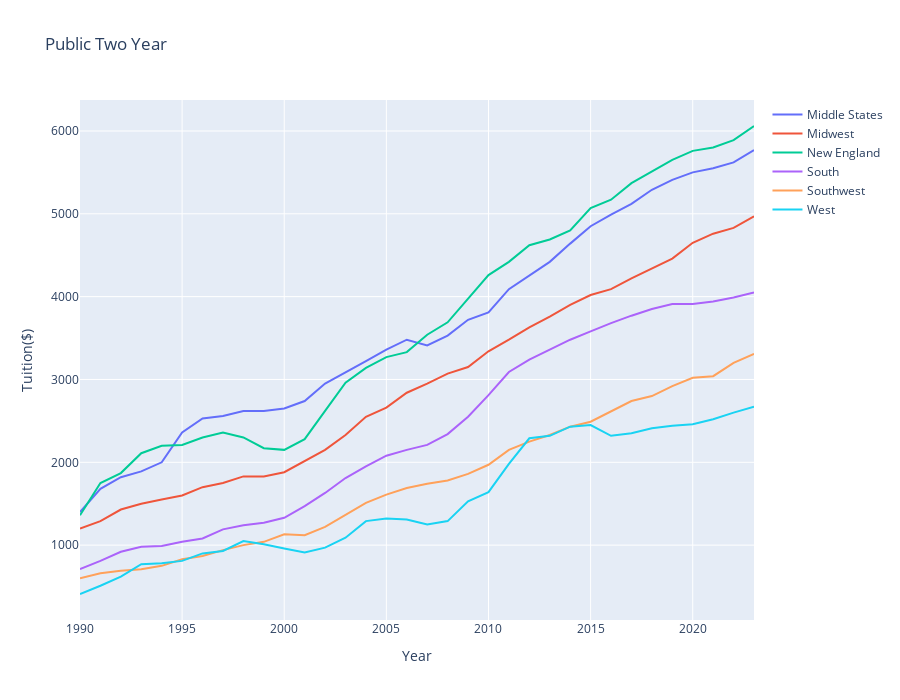
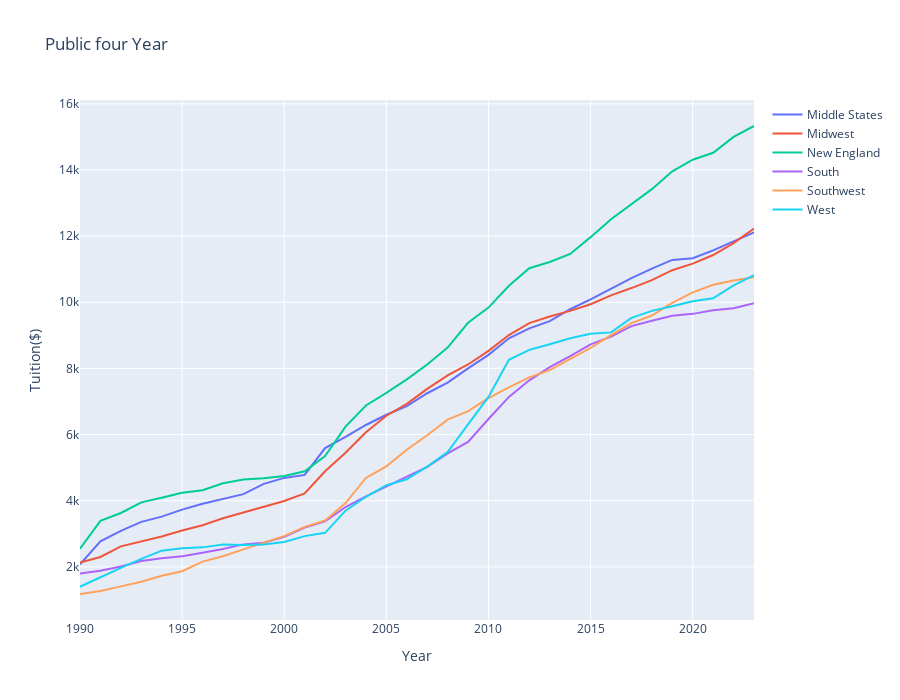

The notebook cell these images were saved under, in order:
### Code cell
import plotly.express as px

for univ in df['UnivType'].unique():
    temporary = df[df['UnivType'] == univ]
    columns = [col for col in temporary.columns.to_list() if col not in ["UnivType", "Year", "National"]]
    fig = px.line(temporary, x="Year", y=columns, title=univ, labels={'Year': 'Year', 'value': 'Tuition($)'},  width=900, height=700)
    fig.update_layout(xaxis_title='Year', yaxis_title='Tuition($)', legend_title='')
    fig.show()
    fig.write_html(f"../../../graphs/function/two/two-{univ}.html")

### Figure 1 — Plotly figure (JSON) as saved in the notebook; plotly's stock layout.template omitted (floating-point values rounded to 4 significant figures)
{"data": [{"hovertemplate": "variable=Middle States<br>Year=%{x}<br>Tuition($)=%{y}<extra></extra>", "legendgroup": "Middle States", "line": {"color": "#636efa", "dash": "solid"}, "marker": {"symbol": "circle"}, "mode": "lines", "name": "Middle States", "orientation": "v", "showlegend": true, "type": "scatter", "x": [1990, 1991, 1992, 1993, 1994, 1995, 1996, 1997, 1998, 1999, 2000, 2001, 2002, 2003, 2004, 2005, 2006, 2007, 2008, 2009, 2010, 2011, 2012, 2013, 2014, 2015, 2016, 2017, 2018, 2019, 2020, 2021, 2022, 2023], "xaxis": "x", "y": [1400, 1680, 1820, 1890, 2000, 2360, 2530, 2560, 2620, 2620, 2650, 2740, 2950, 3080, 3220, 3360, 3480, 3410, 3530, 3720, 3810, 4090, 4260, 4420, 4640, 4850, 4990, 5120, 5290, 5410, 5500, 5550, 5620, 5770], "yaxis": "y"}, {"hovertemplate": "variable=Midwest<br>Year=%{x}<br>Tuition($)=%{y}<extra></extra>", "legendgroup": "Midwest", "line": {"color": "#EF553B", "dash": "solid"}, "marker": {"symbol": "circle"}, "mode": "lines", "name": "Midwest", "orientation": "v", "showlegend": true, "type": "scatter", "x": [1990, 1991, 1992, 1993, 1994, 1995, 1996, 1997, 1998, 1999, 2000, 2001, 2002, 2003, 2004, 2005, 2006, 2007, 2008, 2009, 2010, 2011, 2012, 2013, 2014, 2015, 2016, 2017, 2018, 2019, 2020, 2021, 2022, 2023], "xaxis": "x", "y": [1200, 1290, 1430, 1500, 1550, 1600, 1700, 1750, 1830, 1830, 1880, 2020, 2150, 2330, 2550, 2660, 2840, 2950, 3070, 3150, 3340, 3480, 3630, 3760, 3900, 4020, 4090, 4220, 4340, 4460, 4650, 4760, 4830, 4970], "yaxis": "y"}, {"hovertemplate": "variable=New England<br>Year=%{x}<br>Tuition($)=%{y}<extra></extra>", "legendgroup": "New England", "line": {"color": "#00cc96", "dash": "solid"}, "marker": {"symbol": "circle"}, "mode": "lines", "name": "New England", "orientation": "v", "showlegend": true, "type": "scatter", "x": [1990, 1991, 1992, 1993, 1994, 1995, 1996, 1997, 1998, 1999, 2000, 2001, 2002, 2003, 2004, 2005, 2006, 2007, 2008, 2009, 2010, 2011, 2012, 2013, 2014, 2015, 2016, 2017, 2018, 2019, 2020, 2021, 2022, 2023], "xaxis": "x", "y": [1360, 1750, 1870, 2110, 2200, 2210, 2300, 2360, 2300, 2170, 2150, 2280, 2620, 2960, 3140, 3270, 3330, 3540, 3690, 3980, 4260, 4420, 4620, 4690, 4800, 5070, 5170, 5370, 5510, 5650, 5760, 5800, 5890, 6060], "yaxis": "y"}, {"hovertemplate": "variable=South<br>Year=%{x}<br>Tuition($)=%{y}<extra></extra>", "legendgroup": "South", "line": {"color": "#ab63fa", "dash": "solid"}, "marker": {"symbol": "circle"}, "mode": "lines", "name": "South", "orientation": "v", "showlegend": true, "type": "scatter", "x": [1990, 1991, 1992, 1993, 1994, 1995, 1996, 1997, 1998, 1999, 2000, 2001, 2002, 2003, 2004, 2005, 2006, 2007, 2008, 2009, 2010, 2011, 2012, 2013, 2014, 2015, 2016, 2017, 2018, 2019, 2020, 2021, 2022, 2023], "xaxis": "x", "y": [710, 810, 920, 980, 990, 1040, 1080, 1190, 1240, 1270, 1330, 1470, 1630, 1810, 1950, 2080, 2150, 2210, 2340, 2550, 2810, 3090, 3240, 3360, 3480, 3580, 3680, 3770, 3850, 3910, 3910, 3940, 3990, 4050], "yaxis": "y"}, {"hovertemplate": "variable=Southwest<br>Year=%{x}<br>Tuition($)=%{y}<extra></extra>", "legendgroup": "Southwest", "line": {"color": "#FFA15A", "dash": "solid"}, "marker": {"symbol": "circle"}, "mode": "lines", "name": "Southwest", "orientation": "v", "showlegend": true, "type": "scatter", "x": [1990, 1991, 1992, 1993, 1994, 1995, 1996, 1997, 1998, 1999, 2000, 2001, 2002, 2003, 2004, 2005, 2006, 2007, 2008, 2009, 2010, 2011, 2012, 2013, 2014, 2015, 2016, 2017, 2018, 2019, 2020, 2021, 2022, 2023], "xaxis": "x", "y": [600, 660, 690, 710, 750, 830, 870, 940, 1000, 1040, 1130, 1120, 1220, 1360, 1510, 1610, 1690, 1740, 1780, 1860, 1970, 2150, 2250, 2330, 2430, 2490, 2610, 2740, 2800, 2920, 3020, 3040, 3200, 3310], "yaxis": "y"}, {"hovertemplate": "variable=West<br>Year=%{x}<br>Tuition($)=%{y}<extra></extra>", "legendgroup": "West", "line": {"color": "#19d3f3", "dash": "solid"}, "marker": {"symbol": "circle"}, "mode": "lines", "name": "West", "orientation": "v", "showlegend": true, "type": "scatter", "x": [1990, 1991, 1992, 1993, 1994, 1995, 1996, 1997, 1998, 1999, 2000, 2001, 2002, 2003, 2004, 2005, 2006, 2007, 2008, 2009, 2010, 2011, 2012, 2013, 2014, 2015, 2016, 2017, 2018, 2019, 2020, 2021, 2022, 2023], "xaxis": "x", "y": [410, 510, 620, 770, 780, 810, 900, 930, 1050, 1010, 960, 910, 970, 1090, 1290, 1320, 1310, 1250, 1290, 1530, 1640, 1980, 2290, 2320, 2430, 2450, 2320, 2350, 2410, 2440, 2460, 2520, 2600, 2670], "yaxis": "y"}], "layout": {"height": 700, "legend": {"title": {"text": ""}, "tracegroupgap": 0}, "title": {"text": "Public Two Year"}, "width": 900, "xaxis": {"anchor": "y", "domain": [0, 1], "title": {"text": "Year"}}, "yaxis": {"anchor": "x", "domain": [0, 1], "title": {"text": "Tuition($)"}}}}

### Figure 2 — Plotly figure (JSON) as saved in the notebook; plotly's stock layout.template omitted (floating-point values rounded to 4 significant figures)
{"data": [{"hovertemplate": "variable=Middle States<br>Year=%{x}<br>Tuition($)=%{y}<extra></extra>", "legendgroup": "Middle States", "line": {"color": "#636efa", "dash": "solid"}, "marker": {"symbol": "circle"}, "mode": "lines", "name": "Middle States", "orientation": "v", "showlegend": true, "type": "scatter", "x": [1990, 1991, 1992, 1993, 1994, 1995, 1996, 1997, 1998, 1999, 2000, 2001, 2002, 2003, 2004, 2005, 2006, 2007, 2008, 2009, 2010, 2011, 2012, 2013, 2014, 2015, 2016, 2017, 2018, 2019, 2020, 2021, 2022, 2023], "xaxis": "x", "y": [2080, 2770, 3090, 3360, 3520, 3730, 3910, 4060, 4200, 4510, 4690, 4780, 5590, 5930, 6290, 6600, 6860, 7250, 7570, 8000, 8410, 8910, 9210, 9430, 9790, 10090, 10410, 10730, 11020, 11280, 11330, 11570, 11840, 12110], "yaxis": "y"}, {"hovertemplate": "variable=Midwest<br>Year=%{x}<br>Tuition($)=%{y}<extra></extra>", "legendgroup": "Midwest", "line": {"color": "#EF553B", "dash": "solid"}, "marker": {"symbol": "circle"}, "mode": "lines", "name": "Midwest", "orientation": "v", "showlegend": true, "type": "scatter", "x": [1990, 1991, 1992, 1993, 1994, 1995, 1996, 1997, 1998, 1999, 2000, 2001, 2002, 2003, 2004, 2005, 2006, 2007, 2008, 2009, 2010, 2011, 2012, 2013, 2014, 2015, 2016, 2017, 2018, 2019, 2020, 2021, 2022, 2023], "xaxis": "x", "y": [2130, 2300, 2620, 2770, 2920, 3100, 3260, 3470, 3650, 3810, 3990, 4220, 4890, 5450, 6070, 6570, 6930, 7380, 7790, 8120, 8530, 9010, 9370, 9570, 9740, 9940, 10210, 10430, 10670, 10970, 11170, 11430, 11790, 12230], "yaxis": "y"}, {"hovertemplate": "variable=New England<br>Year=%{x}<br>Tuition($)=%{y}<extra></extra>", "legendgroup": "New England", "line": {"color": "#00cc96", "dash": "solid"}, "marker": {"symbol": "circle"}, "mode": "lines", "name": "New England", "orientation": "v", "showlegend": true, "type": "scatter", "x": [1990, 1991, 1992, 1993, 1994, 1995, 1996, 1997, 1998, 1999, 2000, 2001, 2002, 2003, 2004, 2005, 2006, 2007, 2008, 2009, 2010, 2011, 2012, 2013, 2014, 2015, 2016, 2017, 2018, 2019, 2020, 2021, 2022, 2023], "xaxis": "x", "y": [2550, 3390, 3630, 3950, 4090, 4240, 4320, 4530, 4640, 4680, 4750, 4890, 5350, 6240, 6880, 7260, 7670, 8120, 8630, 9380, 9840, 10500, 11030, 11220, 11460, 11970, 12510, 12960, 13420, 13960, 14310, 14520, 15000, 15330], "yaxis": "y"}, {"hovertemplate": "variable=South<br>Year=%{x}<br>Tuition($)=%{y}<extra></extra>", "legendgroup": "South", "line": {"color": "#ab63fa", "dash": "solid"}, "marker": {"symbol": "circle"}, "mode": "lines", "name": "South", "orientation": "v", "showlegend": true, "type": "scatter", "x": [1990, 1991, 1992, 1993, 1994, 1995, 1996, 1997, 1998, 1999, 2000, 2001, 2002, 2003, 2004, 2005, 2006, 2007, 2008, 2009, 2010, 2011, 2012, 2013, 2014, 2015, 2016, 2017, 2018, 2019, 2020, 2021, 2022, 2023], "xaxis": "x", "y": [1800, 1880, 2010, 2180, 2260, 2320, 2430, 2540, 2680, 2730, 2910, 3190, 3380, 3810, 4130, 4430, 4730, 5020, 5430, 5780, 6470, 7140, 7640, 8040, 8370, 8730, 8960, 9280, 9440, 9590, 9650, 9760, 9820, 9970], "yaxis": "y"}, {"hovertemplate": "variable=Southwest<br>Year=%{x}<br>Tuition($)=%{y}<extra></extra>", "legendgroup": "Southwest", "line": {"color": "#FFA15A", "dash": "solid"}, "marker": {"symbol": "circle"}, "mode": "lines", "name": "Southwest", "orientation": "v", "showlegend": true, "type": "scatter", "x": [1990, 1991, 1992, 1993, 1994, 1995, 1996, 1997, 1998, 1999, 2000, 2001, 2002, 2003, 2004, 2005, 2006, 2007, 2008, 2009, 2010, 2011, 2012, 2013, 2014, 2015, 2016, 2017, 2018, 2019, 2020, 2021, 2022, 2023], "xaxis": "x", "y": [1180, 1270, 1410, 1550, 1730, 1870, 2160, 2320, 2530, 2720, 2930, 3210, 3400, 3930, 4690, 5040, 5540, 5980, 6450, 6710, 7100, 7430, 7730, 7950, 8280, 8620, 9010, 9370, 9600, 9980, 10300, 10530, 10660, 10760], "yaxis": "y"}, {"hovertemplate": "variable=West<br>Year=%{x}<br>Tuition($)=%{y}<extra></extra>", "legendgroup": "West", "line": {"color": "#19d3f3", "dash": "solid"}, "marker": {"symbol": "circle"}, "mode": "lines", "name": "West", "orientation": "v", "showlegend": true, "type": "scatter", "x": [1990, 1991, 1992, 1993, 1994, 1995, 1996, 1997, 1998, 1999, 2000, 2001, 2002, 2003, 2004, 2005, 2006, 2007, 2008, 2009, 2010, 2011, 2012, 2013, 2014, 2015, 2016, 2017, 2018, 2019, 2020, 2021, 2022, 2023], "xaxis": "x", "y": [1400, 1690, 1970, 2240, 2490, 2560, 2590, 2680, 2660, 2680, 2750, 2930, 3030, 3700, 4120, 4470, 4650, 5030, 5470, 6310, 7140, 8260, 8560, 8730, 8910, 9050, 9090, 9530, 9740, 9880, 10030, 10120, 10510, 10820], "yaxis": "y"}], "layout": {"height": 700, "legend": {"title": {"text": ""}, "tracegroupgap": 0}, "title": {"text": "Public four Year"}, "width": 900, "xaxis": {"anchor": "y", "domain": [0, 1], "title": {"text": "Year"}}, "yaxis": {"anchor": "x", "domain": [0, 1], "title": {"text": "Tuition($)"}}}}
